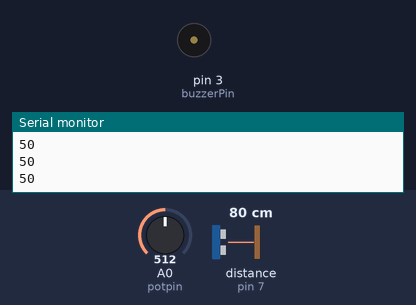
A sketch run on a simulated Arduino Uno, built with avr-gcc and run on an emulated ATmega328P. Parts: buzzer (waves = sounding), the last lines printed to the serial monitor. Wiring (inferred from the names in the program): ultrasonic range finder: trigger pin 6; echo pin 7. The inputs (shaded band) are chosen by the test bench; at power-on: distance to the obstacle (sensor on pin 7) 80 cm, A0 (potpin) = 512. The echo pulse lasts 58.3 µs per cm.

Above: at 1.2 s.
1.3 s: distance to the obstacle (sensor on pin 7) set to 53 cm
2.8 s: distance to the obstacle (sensor on pin 7) set to 45 cm
At 3.5 s:
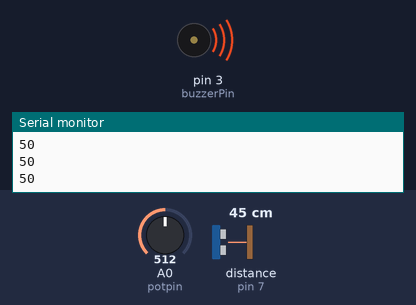
5.8 s: distance to the obstacle (sensor on pin 7) set to 60 cm
At 5.8 s:
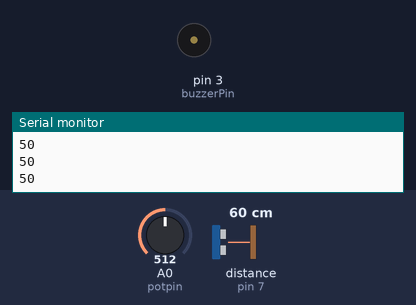
7.3 s: A0 (potpin) set to 599
8.8 s: A0 (potpin) set to 623
At 9.7 s:
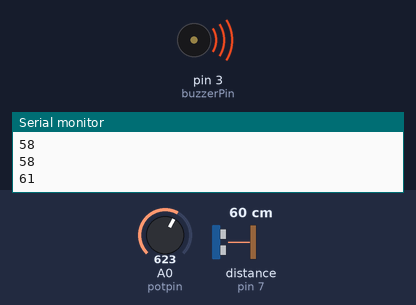
11.8 s: A0 (potpin) set to 511
At 13.5 s:
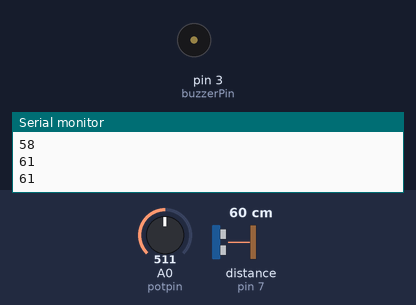
Timing chart, 0 to 15.0 s (numbered marks = the images above; inputs shaded):
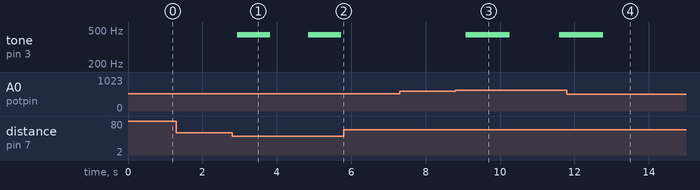

Measured:
- the behaviour switches between 51 and 50 cm on distance to the obstacle (sensor on pin 7) (found by bisection; images 0 and 1)
- the behaviour switches between 611 and 612 on A0 (potpin) (found by bisection; images 2 and 3)
- after the input at 2.8 s, tone on pin 3 (buzzerPin): alternates 440 Hz for 0.88 s and silent for 1.0 s, starting after 0.14 s
- after the input at 5.8 s, tone on pin 3 (buzzerPin): stays silent (without the input it goes to 440 Hz after 0.96 s)
- after the input at 8.8 s, tone on pin 3 (buzzerPin): silent → 440 Hz after 0.28 s, → silent 1.2 s later, → 440 Hz 1.3 s later
- after the input at 11.8 s, tone on pin 3 (buzzerPin): goes on until 12.8 s, then stays silent

The sketch:

bileklikv1.ino
```cpp
#define echoPin 7
#define trigPin 6
#define buzzerPin 3
#define potpin A0 //Potansiyometreyi A0 pinine tanımlıyoruz
//yukarıda pinlerimi tanımladım ve artık pin numarası yerine direk adını yazabilirim.

//aşağıda  ölçüm için aralığımı tanımladım  varsayılan olarak maksimum aralığı 20cm yaptım
int maximumRange = 20;
int minimumRange = 0;
int deger=0;
int sondeger=0;

void setup()
{
  //9600 Baund bir seri haberleşme başlatıyoruz
  Serial.begin(9600);
  //Seri monitörde bir kez gönderilen bir mesaj tanımlıyoruz
  Serial.println("Pot Deger Okuma");
  //Trig pin  ultrasonik sensörü tetiklemeye yarıyor  çıkış pini
  pinMode(trigPin, OUTPUT);
  // Echo pin ultrasonik sensöre dönen ses dalgalarını okumaya yarıyor  giriş pini
  pinMode(echoPin, INPUT);
  // Buzzer pini çıkış pini alarm verdireceğimiz zaman kullanacağız
  pinMode(buzzerPin, OUTPUT);
}

void loop()
{
  // loop kontrol kartımızın döngüsü   belirlediğimiz senaryoya göre tüm işlemler döngü halinde burda gerçekleşecek.

  //"Değer" değişkeni potansiyometrenin değerini okuyup buna göre değişir
  deger  = analogRead(potpin);
  // Burda okuduğumuz analog değeri 0 ile 100 arasında skala ettim.
  sondeger=deger/10.2;
  //Okunan değer seri monitörde mesaj olarak gönderilir
  Serial.println(sondeger);
  // okuyup skala ettiğim değeri maksimum aralık olarak tanımladım.
  maximumRange=sondeger;
  //Bu işlem 100 milisaniye aralıklarla yapılır
  delay(100);
  // Ölçüm adında bir değişken tanımladık mesafe fonksiyonumuzdan değerler buraya döndürülecek.
  int olcum = mesafe(maximumRange, minimumRange);
  //Melodi fonksiyonumuzu çağırdık ve melodi fonksiyonumuzu bekletmek istediğimiz değeri gönderdik ben 5, 10 ,15 gibi değerleri denedikten sonra en verimli süre olarak 20 yi kullandım.
  melodi(olcum * 20);
}
//Mesafe fonksiyonumuzu tanımladım
int mesafe(int maxrange, int minrange)
{
//Burda long tipinde değişken kullandım çünkü sensörden okuyacağımız değer  int maksimum değerini aşabilir
  long duration, distance;
//Sensörü tetiklemeyi durdurduk.
  digitalWrite(trigPin, LOW);
//2mikro saniye bekledik.
  delayMicroseconds(2);
// Sensörü tekrar tetikledik
  digitalWrite(trigPin, HIGH);
// 10 mikro saniye bekledik.
  delayMicroseconds(10);
// sensörü tetiklemeyi durdurduk
  digitalWrite(trigPin, LOW);
// Burda  pulseIn fonksiyonu ile sensörü dinledik  sensör burda gönderilen ses dalgasının  kendine ne kadar sürede geri döndüğünü döndürüyor.PulseIn fonksiyonu arduino 'nun kendi
// fonksiyonudur.
  duration = pulseIn(echoPin, HIGH);
// Burda zamanı 58.2 değerine bölerek  mesafeyi elde ediyoruz.
  distance = duration / 58.2;
// 50 mili saniye bekliyoruz
  delay(50);
// Eğer mesafe istediğimiz aralıkta değilse
  if (distance >= maxrange || distance <= minrange)
    return 0;
//Değilse  mesafeyi döndür
  return distance;
}
//melodi fonksiyonumuzu tanımladık fonksiyon parametresi olan dly ölçüm*20 olarak loop fonksiyonun içinde tanımlanan  parametreden geliyor.
int melodi(int dly)
{
// tone fonksiyonu arduino'nun kendi fonksiyonudur ve burdaki 210 değeride  buzzer tonlarından biri
  tone(buzzerPin, 440);
//burda parametreden gelen değer kadar bekliyoruz
  delay(dly);
// notone fonksiyonu arduino'nun kendi fonksiyonudur ve buzzer'ı susturmaya yarar.
  noTone(buzzerPin);
// burda yine parametreden gelen değer kadar bekliyoruz.
  delay(dly);
}
```
